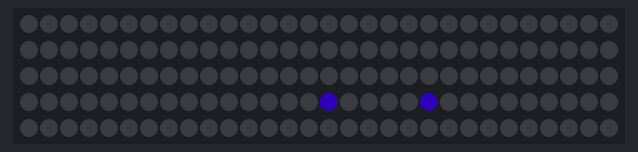
Bench run of a sketch on a simulated Arduino Uno, built for the host (arithmetic inside an expression is 32-bit, double 64-bit). Parts: 150 RGB LEDs in strip order, left to right, continuing on the next row. Dim RGB values are drawn brighter than linear.

Above: at 0.15 s.
At 4.71 s:
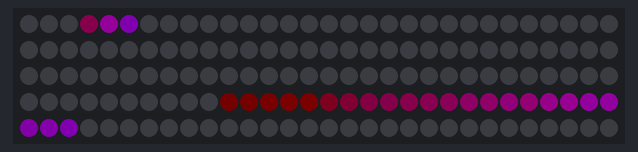
At 9.88 s:
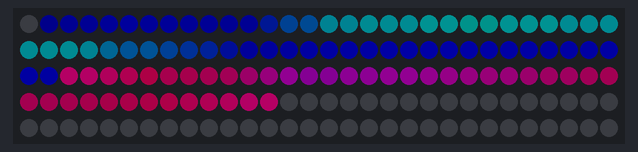
At 19.9 s:
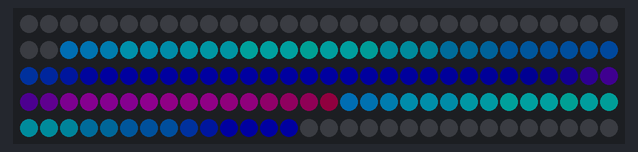
At 29.63 s:
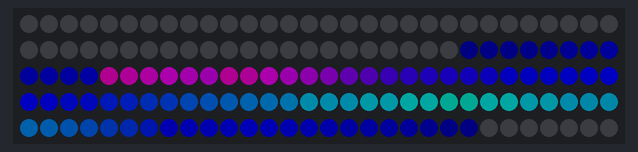
At 39.65 s:
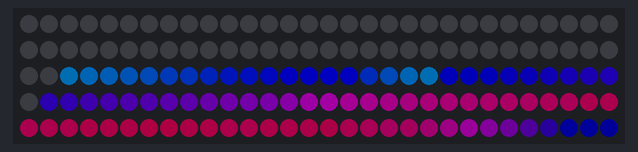

The sketch:

sketch_aug18b.ino
```cpp
#include <FastLED.h>

#define NUM_LEDS  150
#define LED_PIN   5

CRGB leds[NUM_LEDS];

uint8_t patternCounter = 0;
uint8_t paletteIndex = 0;

void setup() {
  FastLED.addLeds<WS2812B, LED_PIN, GRB>(leds, NUM_LEDS);
  FastLED.setBrightness(100);
  Serial.begin(57600);
}


void loop() {
  switch (patternCounter) {
    case 0:
      BounceDot();
      break;
  }

  EVERY_N_SECONDS(32) {
    nextPattern();
  }

  FastLED.show();
}


void nextPattern() {
  patternCounter = (patternCounter + 1) % 1;          // Change the number after the % to the number of patterns you have
}


//----------------------------------------
void BounceDot() {

  // Waves for LED position
  uint16_t posBeat  = beatsin16(11, 0, NUM_LEDS, 0, 0);
  uint16_t posBeat2 = beatsin16(19, 0, NUM_LEDS, 0, 20000);
  uint16_t posBeat3 = beatsin16(25, 0, NUM_LEDS, 0, 10000);
  uint16_t posBeat4 = beatsin16(9,  0, NUM_LEDS, 0, 32767);

  // Wave for LED color
  uint8_t colBeat  = beatsin8(45, 135, 225, 0, 0);

  // Wave for Fade
    uint8_t fadeBeat  = beatsin8(18, 0, 20, 0, 0);

  leds[(posBeat  + posBeat2) / 2]  = CHSV(colBeat, 255, 255);
  leds[(posBeat3 + posBeat4) / 2]  = CHSV(colBeat, 255, 255);

  fadeToBlackBy(leds, NUM_LEDS, fadeBeat);
}
```
